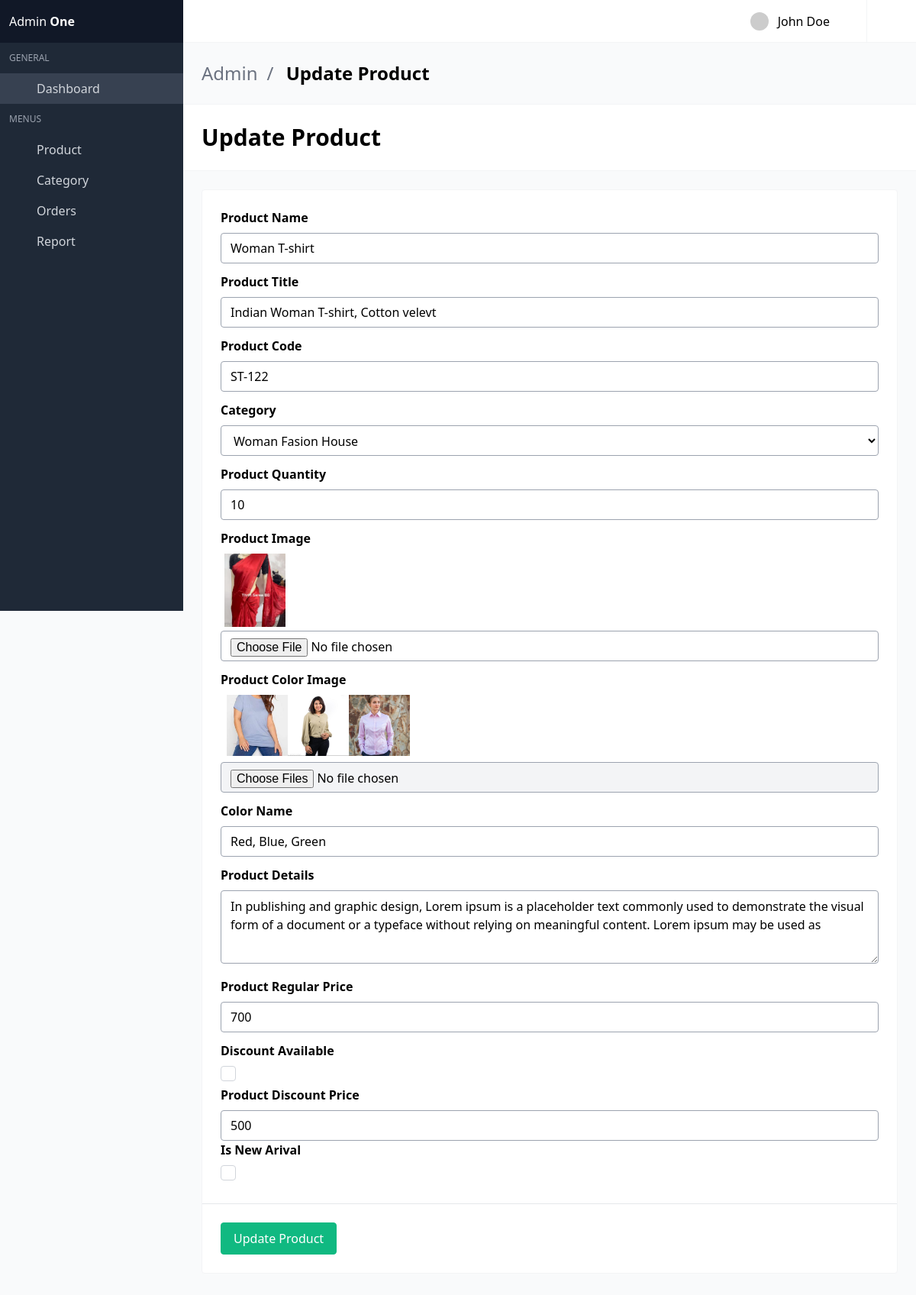
Screenshot of /update-product/indian-woman-t-shirt-cotton-fabrics-1671164e-bbff-44f5-b48a-df05dfe8149c/ with the database file from the repository.
### shopApp/models.py (models this page shows, shortened)
class Product(models.Model):
    product_name         = models.CharField(max_length=260)
    product_code         = models.CharField(max_length=20)
    product_quintity     = models.IntegerField(default=0)
    product_category     = models.ForeignKey(Category, on_delete=models.CASCADE, related_name='category')
    roduct_title         = models.CharField(max_length=260)
    image                = models.ImageField(upload_to='products')
    product_color_image  = models.ManyToManyField(ColorImage, blank=True, null=True, related_name="colorImg")
    color_name           = models.CharField(max_length=160)
    slug                 = models.SlugField(unique=True, null=True, blank=True)
    details              = models.TextField()
    main_price           = models.IntegerField()
    is_newarival         = models.BooleanField(default=False)
    is_discount          = models.BooleanField(default=False)
    dic_price            = models.IntegerField(default=0, blank=True, null=True)
    cerated_at           = models.DateTimeField(auto_now_add=True)
    updated_at           = models.DateTimeField(auto_now=True)

class Category(models.Model):
    category_name       = models.CharField(max_length=100)
    slug                = models.SlugField(unique=True, null=True, blank=True)
    created_at          = models.DateTimeField(auto_now_add=True)
    updated_at          = models.DateTimeField(auto_now=True)

class ColorImage(models.Model):
    image = models.ImageField(upload_to='product-color-image')

### adminApp/views.py (the view, shortened to what this page needs)
# urls.py: path('update-product/<slug>/', views.updateProduct, name='update_product'),
def updateProduct(request, slug):
    product = Product.objects.get(slug=slug)
    category = Category.objects.all()
    context = {
        'product':product,
        'category':category
    }
    return render(request, 'AdminDashbord/update-product.html', context)

### template/AdminDashbord/update-product.html (shortened to what this page needs)
{% extends "AdminDashbord/base.html" %}
{% block body %}
<section class="is-title-bar">
    <div class="flex flex-col md:flex-row items-center justify-between space-y-6 md:space-y-0">
      <ul>
        <li>Admin</li>
        <li>Update Product</li>
      </ul>
    </div>
  </section>
  <section class="is-hero-bar">
    <div class="flex flex-col md:flex-row items-center justify-between space-y-6 md:space-y-0">
      <h1 class="title">
        Update Product
      </h1>
    </div>
  </section>
    <section class="section main-section">
      <div class="card mb-6">
        <div class="card-content">
          <form method="POST" enctype="multipart/form-data">
            <div class="field">
              <label class="label">Product Name</label>
              <div class="field-body">
                <div class="field">
                  <div class="control">
                    <input class="input" name="product-name" value="{{product.product_name}}" type="text" required>
                  </div>
                </div>
              </div>
            </div>
            <div class="field">
                <label class="label">Product Title</label>
                <div class="control">
                  <input class="input" name="product-title" value="{{product.roduct_title}}" type="text" required>
                </div>
              </div>
            <div class="field">
                <label class="label">Product Code</label>
                <div class="field-body">
                  <div class="field">
                    <div class="control">
                      <input class="input" value="{{product.product_code}}" name="product-code" type="text" required>
                    </div>
                  </div>
                </div>
              </div>
            <div class="field">
              <label class="label">Category</label>
              <div class="control">
                <div class="select">
                  <select name="categoryId">
                    <option value="{{product.product_category.id}}">{{product.product_category.category_name}}</option>
                  </select>
                </div>
              </div>
            </div>
            <div class="field">
                <label class="label">Product Quantity</label>
                <div class="control">
                  <input class="input" value="{{product.product_quintity}}" name="quantity" type="number">
                </div>
            </div>
            <div class="field">
                <label class="label">Product Image</label>
                <img src="/media/{{product.image}}" style="margin: 5px;" width="80px" alt="">
                <div class="control">
                  <input class="input" name="image" type="file">
                </div>
            </div>
            <div class="field">
                <label class="label">Product Color Image</label>
                <div style="display: flex;margin:8px;">
                    {% for color in product.product_color_image.all %}
                        <img src="{{color.image.url}}" width="80px" alt="Color Image">
                    {% endfor %}
                </div>
                <div class="control">
                  <input class="input" name="color-image" type="file" readonly multiple>
                </div>
            </div>
            <div class="field">
              <label class="label">Color Name</label>
              <div class="field-body">
                <div class="field">
                  <div class="control">
                    <input class="input" name="color-name" value="{{product.color_name}}" type="text" required>
                  </div>
                </div>
              </div>
            </div>
            <div class="field">
              <label class="label">Product Details</label>
              <div class="control">
                <textarea class="textarea"  name="product-details" required>{{product.details}}</textarea>
              </div>
            </div>
            <div class="field">
                <label class="label">Product Regular Price</label>
                <div class="control">
                  <input class="input" value="{{product.main_price}}" name="regular-price" type="number" required>
                </div>
            </div>
          <label class="label">Discount Available</label>
          <div class="field-body">
            <div class="field grouped multiline">
              <div class="control">
                <label class="checkbox"><input type="checkbox" name="isDiscount">
                  <span class="check"></span>
                </label>
              </div>
            </div>
          </div>
          <div class="field">
            <label class="label">Product Discount Price</label>
            <div class="control">
              <input class="input" value="{{product.dic_price}}" name="discount-price" type="number">
           </div>
           <label class="label">Is New Arival</label>
          <div class="field-body">
            <div class="field grouped multiline">
              <div class="control">
                <label class="checkbox"><input type="checkbox" name="isNew">
                  <span class="check"></span>
                </label>
              </div>
            </div>
          </div>
        </div>
            <hr>
            <div class="field grouped">
              <div class="control">
                <button type="submit" class="button green">
                  Update Product
                </button>
              </div>
            </div>
          </form>
        </div>
      </div>
{% endblock %}

### rows the page displays
Product: product-name "Woman T-shirt", product-title "Indian Woman T-shirt, Cotton velevt", product-code "ST-122", categoryId "Woman Fasion House", quantity "10", image (picture), color-name "Red, Blue, Green", product-details "In publishing and graphic design, Lorem ipsum is a placeholder text commonly used to demonstrate the visual form of a document or a typeface without relying on meaningful content. Lorem ipsum may be used as", regular-price "700", discount-price "500"
ColorImage: image (picture)
ColorImage: image (picture)
ColorImage: image (picture)
